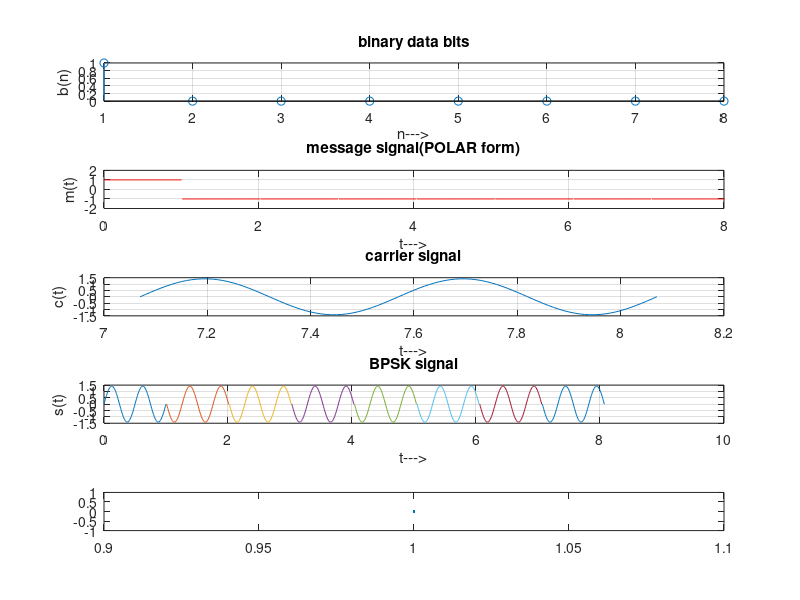

Source code (MATLAB):
clc; 
clear all; 
close all; 

Tb=1; t=0:Tb/100:Tb;
 fc=2; c=sqrt(2/Tb)*sin(2*pi*fc*t); 

 N=8; 
m=rand(1,N); 
t1=0; t2=Tb; 
for i=1:N 
t=[t1:.01:t2]
if m(i)>0.5
       m(i)=1;
            m_s=ones(1,length(t)); 
          else 
               m(i)=0; 
               m_s=-1*ones(1,length(t)); 
end 
message(i,:)=m_s; 

bpsk_sig(i,:)=c.*m_s; %

subplot(5,1,2);axis([0 N -2 2]);plot(t,message(i,:),'r');
 title('message signal(POLAR form)');xlabel('t--->');ylabel('m(t)'); 
grid on; hold on; 
subplot(5,1,4);plot(t,bpsk_sig(i,:)); 
title('BPSK signal');xlabel('t--->');ylabel('s(t)'); 
grid on; hold on; 
t1=t1+1.01; t2=t2+1.01; 
end
hold off

subplot(5,1,1);stem(m);
 title('binary data bits');xlabel('n--->');ylabel('b(n)'); 
grid on;
 subplot(5,1,3);plot(t,c); 
title('carrier signal');xlabel('t--->');ylabel('c(t)'); 
grid on;


t1=0;t2=Tb 
for i=1:N 
t=[t1:.01:t2]
end

 x=sum(c.*bpsk_sig(i,:)); 

if x>0 
demod(i)=1; 
else 
demod(i)=0; 
end 
t1=t1+1.01;
subplot(5,1,5);plot(demod(i));

